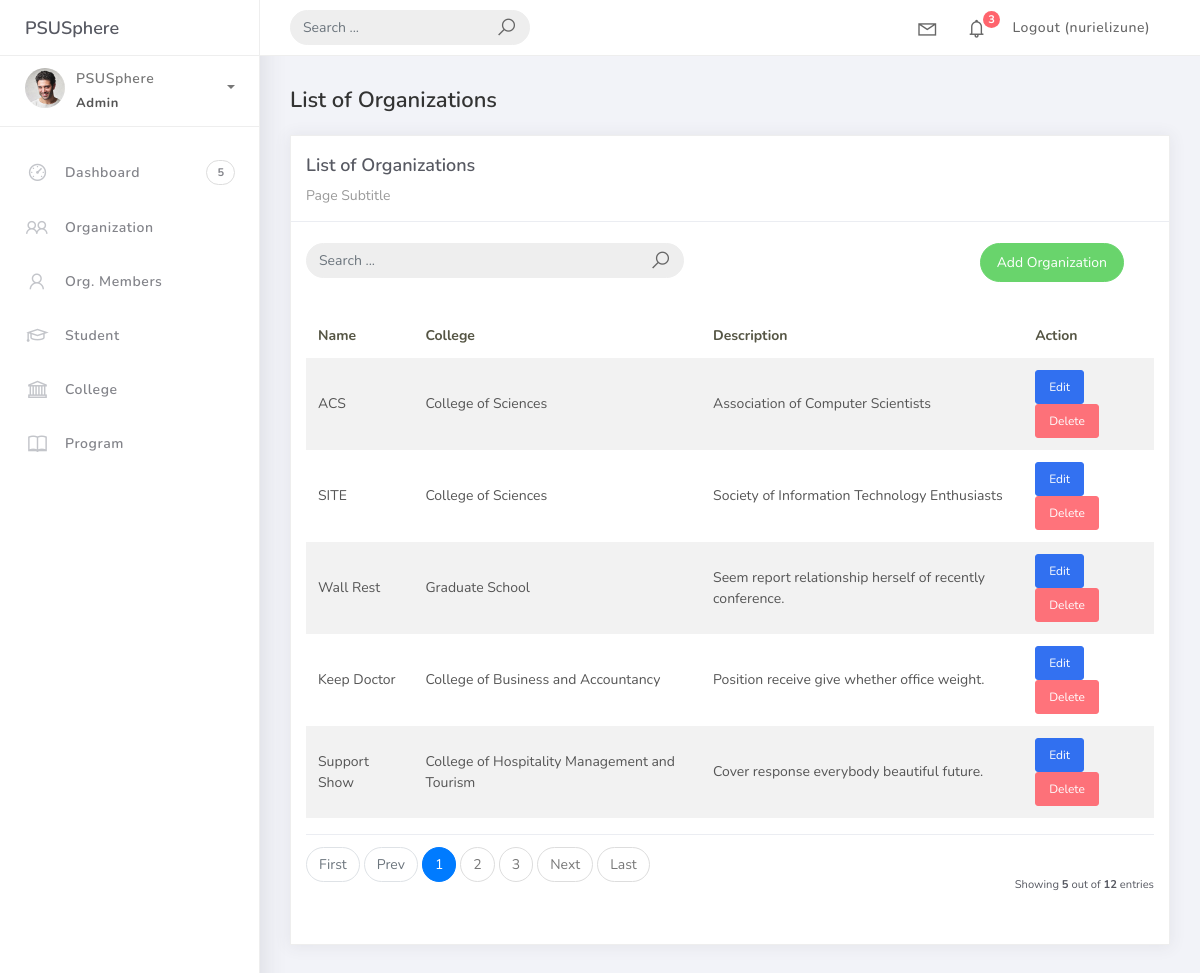
Screenshot of /organization_list (signed in) with the database file from the repository.
### studentorg/models.py (models this page shows, shortened)
class BaseModel(models.Model):
    created_at = models.DateTimeField(auto_now_add=True, db_index=True)
    updated_at = models.DateTimeField(auto_now=True)
    class Meta:
        abstract = True

class Organization(BaseModel):
    name = models.CharField(max_length=250)
    college = models.ForeignKey(
        College, null=True, blank=True, on_delete=models.CASCADE
    )
    description = models.CharField(max_length=500)

class College(BaseModel):
    college_name = models.CharField(max_length=150)
    def __str__(self):
        return self.college_name

### studentorg/views.py (the view)
# urls.py: path('organization_list', OrganizationList.as_view(), name='organization-list'),
class OrganizationList(LoginRequiredMixin, ListView):
    model = Organization
    context_object_name = 'organization'
    template_name = 'org_list.html'
    paginate_by = 5
    def get_queryset(self):
        qs = super().get_queryset()
        query = self.request.GET.get('q')
        if query:
            qs = qs.filter(
                Q(name__icontains=query) |
                Q(description__icontains=query)
            )
        return qs

### projectsite/templates/org_list.html
{% extends 'base.html' %}
{% load static %}
{% block content %}
<div class="content">
<div class="container-fluid">
<h4 class="page-title">List of Organizations</h4>
<div class="row">
<div class="col-md-12">
<div class="card">
<div class="card-header">
<div class="card-title">List of Organizations</div>
<div class="card-category">Page Subtitle</div>
</div>
<br />
<div class="col-md-12 row">
<div class="col-md-6">
<form class="navbar-left navbar-form nav-search mr-md-3" action="{% url 'organization-list' %}">
<div class="input-group">
<input type="text" name="q" placeholder="Search ..." class="form-control" />
<div class="input-group-append">
<span class="input-group-text">
<i class="la la-search search-icon"></i>
</span>
</div>
</div>
</form>
</div>
<div class="col-md-6">
<div class="pull-right">
<a href="{% url 'organization-add' %}" class="btn btn-success btn-rounded">Add Organization</a>
</div>
</div>
</div>
<div class="card-body">
<table class="table table-striped mt-3">
<thead>
<tr>
<th scope="col">Name</th>
<th scope="col">College</th>
<th scope="col">Description</th>
<th scope="col">Action</th>
</tr>
</thead>
<tbody>
{% for object in object_list %}
<tr>
<td>{{ object.name }}</td>
<td>{{ object.college }}</td>
<td>{{ object.description }}</td>
<td>
                        <a href="{% url 'organization-update' object.id %}" class="btn btn-sm btn-primary">Edit</a>
                        <a href="{% url 'organization-delete' object.id %}" class="btn btn-sm btn-danger">Delete</a>
                    </td>
</tr>
{% empty %}
<tr>
<td colspan="4" style="text-align: center">
<p class="text-sm font-weight-bold mb-0">No Records Found</p>
</td>
</tr>
{% endfor %}
</tbody>
</table>
{% include 'includes/pagination.html' %}
</div>
</div>
</div>
</div>
</div>
</div>
{% endblock %}

### projectsite/templates/base.html (shortened to what this page needs)
{% load static %}
<!DOCTYPE html>
<html>
<head>
	<link rel="stylesheet" href="{% static 'assets/css/bootstrap.min.css' %}">
	<link rel="stylesheet" href="{% static 'assets/css/ready.css' %}">
	<link rel="stylesheet" href="{% static 'assets/css/demo.css' %}">
</head>
<body>
	<div class="wrapper">
		<div class="main-header">
			<div class="logo-header">
				<a href="/" class="logo">
					PSUSphere
				</a>
			</div>
			<nav class="navbar navbar-header navbar-expand-lg">
				<div class="container-fluid">
					<form class="navbar-left navbar-form nav-search mr-md-3" action="">
						<div class="input-group">
							<input type="text" placeholder="Search ..." class="form-control">
							<div class="input-group-append">
								<span class="input-group-text">
									<i class="la la-search search-icon"></i>
								</span>
							</div>
						</div>
					</form>
					<ul class="navbar-nav topbar-nav ml-md-auto align-items-center">
						<li class="nav-item dropdown hidden-caret">
							<a class="nav-link dropdown-toggle" href="#" id="navbarDropdown" role="button" data-toggle="dropdown" aria-haspopup="true" aria-expanded="false">
								<i class="la la-envelope"></i>
							</a>
						</li>
						<li class="nav-item dropdown hidden-caret">
							<a class="nav-link dropdown-toggle" href="#" id="navbarDropdown" role="button" data-toggle="dropdown" aria-haspopup="true" aria-expanded="false">
								<i class="la la-bell"></i>
								<span class="notification">3</span>
							</a>
						</li>
					{% if user.is_authenticated %}
					<li class="nav-item">
						<a class="nav-link" href="{% url 'account_logout' %}">Logout ({{ user.username }})</a>
					</li>
					{% else %}
					<li class="nav-item">
						<a class="nav-link" href="{% url 'account_login' %}">Login</a>
					</li>
					{% endif %}
					</ul>
				</div>
			</nav>
		</div>
		<div class="sidebar">
			<div class="scrollbar-inner sidebar-wrapper">
				<div class="user">
					<div class="photo">
						<img src="{% static 'assets/img/profile.jpg' %}">
					</div>
					<div class="info">
						<a class="" data-toggle="collapse" href="#collapseExample" aria-expanded="true">
							<span>
								PSUSphere
								<span class="user-level">Admin</span>
								<span class="caret"></span>
							</span>
						</a>
					</div>
				</div>
				<ul class="nav">
					<li class="nav-item">
						<a href="/">
							<i class="la la-dashboard"></i>
							<p>Dashboard</p>
							<span class="badge badge-count">5</span>
						</a>
					</li>
					<li class="nav-item">
						<a href="/organizations/">
							<i class="la la-users"></i>
							<p>Organization</p>
						</a>
					</li>
					<li class="nav-item">
						<a href="{% url 'orgmember-list' %}">
							<i class="la la-user"></i>
							<p>Org. Members</p>
						</a>
					</li>
					<li class="nav-item">
						<a href="{% url 'student-list' %}">
							<i class="la la-graduation-cap"></i>
							<p>Student</p>
						</a>
					</li>
					<li class="nav-item">
						<a href="{% url 'college-list' %}">
							<i class="la la-university"></i>
							<p>College</p>
						</a>
					</li>
                    <li class="nav-item">
                        <a href="{% url 'program-list' %}">
                            <i class="la la-book"></i>
                            <p>Program</p>
                        </a>
                    </li>
				</ul>
			</div>
		</div>
		<div class="main-panel">
			{% block content %}
			{% endblock %}
		</div>
	</div>
</body>
</html>

### rows the page displays
Organization: name "ACS", college "College of Sciences", description "Association of Computer Scientists"
Organization: name "SITE", college "College of Sciences", description "Society of Information Technology Enthusiasts"
Organization: name "Wall Rest", college "Graduate School", description "Seem report relationship herself of recently conference."
Organization: name "Keep Doctor", college "College of Business and Accountancy", description "Position receive give whether office weight."
Organization: name "Support Show", college "College of Hospitality Management and Tourism", description "Cover response everybody beautiful future."

### other values shown
{{ user.username }} "nurielizune"
{{ page_num }} "1"
{{ page_num }} "2" "3"
{{ object_list.count }} "5"
{{ paginator.count }} "12"
